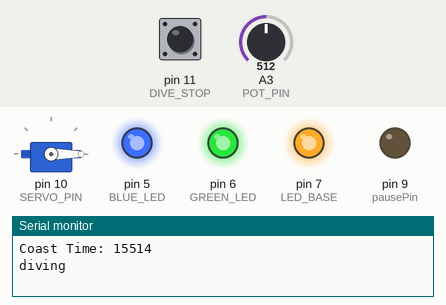
Recording of a sketch running on a simulated Arduino Uno, built with avr-gcc and run on an emulated ATmega328P. Parts: servo, output pins drawn as LEDs (lit = HIGH), the last lines printed to the serial monitor. The inputs (shaded band) are chosen by the test bench; at power-on: pin 11 (DIVE_STOP) HIGH, A3 (POT_PIN) = 512.

Above: at 1.2 s.
1.3 s: pin 11 (DIVE_STOP) pulled LOW for 0.15 s
At 1.6 s:
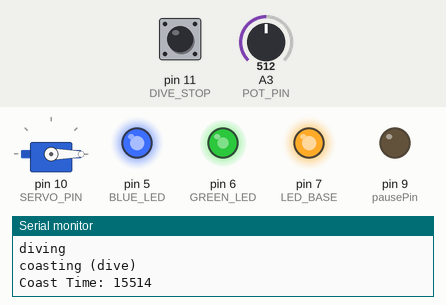
At 17.5 s:
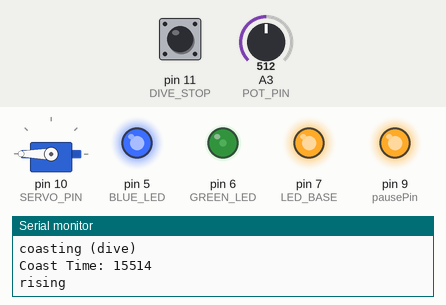
Timing chart, 0 to 33.8 s (numbered marks = the images above; inputs shaded):
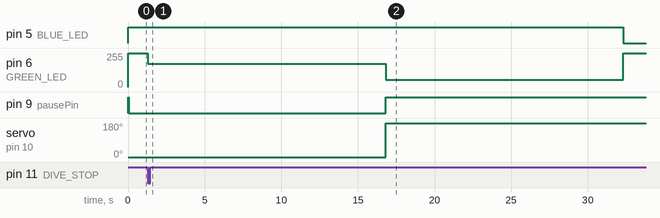

Measured:
- after the input at 1.3 s, pin 5 (BLUE_LED): HIGH → LOW after 31.0 s; pin 6 (GREEN_LED): 255/255 → 175/255 at once, → 55/255 15.5 s later, → 255/255 15.5 s later; pin 9 (pausePin): LOW → HIGH after 15.5 s; servo on pin 10 (SERVO_PIN): 0° → 180° after 15.5 s

The sketch:

SeaGlideV0_9noIR.ino
```cpp
/*

Michael Britt-Crane 2014.7.17
This program will run the stoc cGlide glider with no advanced add-ons.
learn more at http://cGlide.com there you will find all of the source files, a bill of materials, instructions, and lessons.

*/

//#include <IRremote.h>                // include the IRremote library: http://github.com/shirriff/Arduino-IRremote
#include <Servo.h>                   // include the stock "Servo" library for use in this sketch
Servo myservo;                       // create a new Servo object called myservo

// Constants
static int minCoast =  1000;         // if the pot is turned all the way to the counter-clockwise the glider will coast for 1 seccond
static int maxCoast = 30000;         // if the pot is turned all the way to the clockwise the glider will coast for 10 secconds
static int riseStopThreshold = 100;  //
static byte servoDiveCommand = 0;    // this is the angle value that the dive method sends to the servo
static byte servoRiseCommand = 180;  // this is the angle value that the rise method sends to the servo
static byte countsPrev = 6;         // 5 or 11
static byte encoderThreshold = 100;

static int riseDriveTime = 15500;

// Pins
static byte SERVO_PIN = 10;          // the pin that the "continuous rotation servo" is attached to, this motor drives the buoyancy engine
static byte DIVE_STOP = 11;          // the pin that the dive limmit switch (round push button) is attached to
static byte pausePin = 9;
//static byte RISE_STOP_SENSOR = A0;   // the pin that the reflectance sensor is attached to. This sensor detects the edge of the plunger mass
static byte POT_PIN = A3;            // the pin that the wiper of the little orange trim pot is attached to
static byte RECV_PIN = 2;            // IR reciever signal pin
static byte IR_GND = 3;              // IR middle pin, ground
static byte IR_PWR = 4;              // IR power pin
static byte encoderPin = 12;

static byte RED_LED = 9;             // these are the three pins that the RED
static byte GREEN_LED = 6;           //                                   GREEN
static byte BLUE_LED = 5;            //                               and BLUE LED cathodes are attached to
static byte LED_BASE = 7;            // this is the pin that the "common anode" of the RGB LED is attached to

// IR definitions
//IRrecv irrecv(RECV_PIN);
//decode_results results;
#define PAUSE 0xFD807F
#define ONE 0xFD08F7
#define TWO 0xFD8877
#define THREE 0xFD48B7
#define UP 0xFDA05F
#define DOWN 0xFDB04F
#define LEFT 0xFD10EF
#define RIGHT 0xFD50AF
/*                                      not currently in use
#define FOUR 0xFD28D7
#define FIVE 0xFDA857
#define SIX 0xFD6897
#define SEVIN 0xFD18E7
#define EIGHT 0xFD9867
#define NINE 0xFD58A7
#define ENTER 0xFD906F
#define VOLUP 0xFD40BF
#define VLOLDOWN 0xFD00FF
*/

void setup() {                       // begin setup method
  Serial.begin(9600);                // fire up the serial port. This allows us to print values to the serial console
//  irrecv.enableIRIn();               // Start the Infa-Red reciever
  pinMode(POT_PIN, INPUT);           // initialize the potentiometer, this pot will determine the coast time turn it right to coast longer
  pinMode(SERVO_PIN, OUTPUT);        // initialize the continuous rotation servo, this motor drives the buoyancy engine
  pinMode(DIVE_STOP, INPUT_PULLUP);  // initialize the dive stop switch, and turn on the internal pull-up resistor. This limmit switch is lets the Arduino know when the buoyancy engine reaches the end of its travle in the dive direction
  pinMode(pausePin, INPUT_PULLUP);   // initialize the dive stop switch, and turn on the internal pull-up resistor. This limmit switch is lets the Arduino know when the buoyancy engine reaches the end of its travle in the dive direction
  pinMode(RED_LED, OUTPUT);          // initialise the RED
  pinMode(GREEN_LED, OUTPUT);        //                GREEN
  pinMode(BLUE_LED, OUTPUT);         //            and BLUE pins on the LED
  pinMode(LED_BASE, OUTPUT);         // initialize the common pin of the LED

  // initialize RGB LED
  ledRGB_Write(0, 0, 0);             // set the R, G, & B LEDs to OFF
  digitalWrite(LED_BASE, HIGH);      // set the LED Base pin to HIGH this LED it is a common anode, providing +5V to all 3 LEDs
  readPot(POT_PIN);
  delay(50);                        // wait for 0.2 sec
}                                    // end setup method

void loop(){                   // begin main loop
  dive();                      // DIVE-DIVE-DIVE: Run the "dive" method. This will start turning the servo to take in water & pitch the glider down
  delay(readPot(POT_PIN));     // read the pot and delay bassed on it's position, coast
  rise(riseDriveTime); //150                     // Rise: Run the "rise" method. This will start turning the servo to push out water & pitch the glider up
  delay(readPot(POT_PIN)*1.1);     // Read the pot and delay bassed on it's position, coast
}                              // end main loop

void dive(){                                    // Dive: Run the "dive" method. This will start turning the servo to take in water & pitch the glider down
  ledRGB_Write(255, 0, 0);                      // set LED to RED to indicate that the glider is diving
  Serial.println("diving");                     // print status change to the serial port
  myservo.attach(SERVO_PIN);                    // attaches the servo on "SERVO_PIN" to the servo object so that we can command the servo to turn
  myservo.write(servoDiveCommand);              // drive servo clockwise, take in water & pull weight forward (pull counterweight & plunger towards servo, at the bow of the glider)
  while (digitalRead(DIVE_STOP) == HIGH){       // keep checking the DIVE_STOP pin to see if the button is pressed
//    if (checkIR()){
//      myservo.attach(SERVO_PIN);                    // attaches the servo on SERVO_PIN to the servo object
//      myservo.write(servoDiveCommand);              // drive servo counter-clockwise, pull weight aft (push counterweight & plunger away from servo)
//      ledRGB_Write(255, 0, 0);                      // set LED to RED to indicate that the glider is diving
//    }
    // wait...                                  // just keep checking: when the button is pressed, continue to the next line
  }
  myservo.detach();                             // stop the servo, detaches the servo on SERVO_PIN from the servo object
  Serial.println("coasting (dive)");            // print status change to the serial port
  ledRGB_Write(255, 80, 0);                     // set LED to ORANGE to indicate that the glider is coasting in a dive
}                                               // end of method

boolean checkEncoder(){
//  if (analogRead(A0) > encoderThreshold){
  if (!digitalRead(encoderPin)){
  return 1;
  }
  else{
    return 0;
  }
}

void rise(int delayTime){      // , byte cnts){                  // Rise: Run the "rise" method. This will start turning the servo to push out water & pitch the glider up
  ledRGB_Write(0, 200, 0);                      // set LED to GREEN to indicate that the glider is rising
  Serial.println("rising");                     // print status change to the serial port
  myservo.attach(SERVO_PIN);                    // attaches the servo on SERVO_PIN to the servo object
  myservo.write(servoRiseCommand);              // drive servo counter-clockwise, pull weight aft (push counterweight & plunger away from servo)
//  while (count <= (cnts)){ // keep checking to see if the RISE_STOP_SENSOR reading is < the riseStopThreshold
//    Serial.println(analogRead(RISE_STOP_SENSOR));
//    if (checkIR()){
//      myservo.attach(SERVO_PIN);                // attaches the servo on SERVO_PIN to the servo object
//      myservo.write(servoRiseCommand);          // drive servo counter-clockwise, pull weight aft (push counterweight & plunger away from servo)
//      ledRGB_Write(0, 200, 0);                  // set LED to GREEN to indicate that the glider is rising
//    }

    // wait...                                  // just keep checking, when the sensor sees the edge, continue to the next line
//  }
  delay(delayTime);
  myservo.detach();                             // stop the servo, detaches the servo on SERVO_PIN from the servo object
  Serial.println("coasting (rise)");            // print status change to the serial port
  ledRGB_Write(0, 0, 255);                      // set LED to BLUE to indicate that the glider is coasting in a rise
}                                               // end of method

void ledRGB_Write(byte R, byte G, byte B){      // This method takes care of the details of setting a color and intensity of the RGB LED
  analogWrite(RED_LED, 255-R);                  // These are backwards because you write low values to turn these LEDs on
  analogWrite(GREEN_LED, 255-G);                // This method reverses the counterintuitive nature of the LEDs
  analogWrite(BLUE_LED, 255-B);                 // If using common anode rather than common anode LEDs remove the "255-"es
}                                               // end of method

int readPot(int potPin){                        // this method reads a potentiometer to determine the pause time
  int potValue = analogRead(potPin);            // Read the Potentiometer
  int pauseTime = map(potValue, 0, 1023, minCoast, maxCoast); // scale the value to the diveDriveTime range defined by minDriveTime & maxDriveTime
  Serial.print("Coast Time: ");                 // print a lable to the serial port
  Serial.println(pauseTime);                    // print the pause time value to the serial port
  return pauseTime;                             // return the pause time, an intiger (int) value
}                                               // end of method

void checkReed(){
  while (!digitalRead(pausePin)){
    //pause...
    digitalWrite(13, 1);
  }
    digitalWrite(13, 0);
}

/*
void IRsetup(){
//  irrecv.enableIRIn();
  pinMode(IR_GND, OUTPUT);
  pinMode(IR_PWR, OUTPUT);
  digitalWrite(IR_GND, 0);
  digitalWrite(IR_PWR, 1);
}

boolean checkIR(){
  if (checkPause()){
    myservo.detach();
    ledRGB_Write(9, 0, 20);
    boolean paused = true;
    while (paused){
//      if (irrecv.decode(&results)) {
        if (results.value == PAUSE){
            Serial.println("PLAY");
            delay(100);
            paused = false;
        }
        if (results.value == ONE){
            Serial.println("1");
            flash(1, 200);
//            dive();
            rise(1);
        }
        if (results.value == TWO){
            Serial.println("2");
            flash(2, 150);
            rise(10);
//            delay(150);
//            dive();
//            rise(3);
        }
        if (results.value == THREE){
            Serial.println("3");
            flash(3, 150);
            dive();
            delay(150);
            rise(75);
        }
        if (results.value == RIGHT){
            Serial.println("Right");
            rise(60);
        }
        irrecv.resume();
      }
    }
    ledRGB_Write(60, 50, 50);
    return true;
  }
  else{
    return false;
  }
}

boolean checkPause(){
  if (irrecv.decode(&results)) {
    if (results.value == PAUSE) {
      Serial.println("PAUSE");
      irrecv.resume();
      return true;
    }
    else{
      irrecv.resume();
      return false;
    }
  }
}

void flash(int flashes, int time){
  for(int i = flashes; i > 0; i--){
    digitalWrite(13, 1);
    delay(time);
    digitalWrite(13, 0);
    delay(time);
  }
}
*/
```
